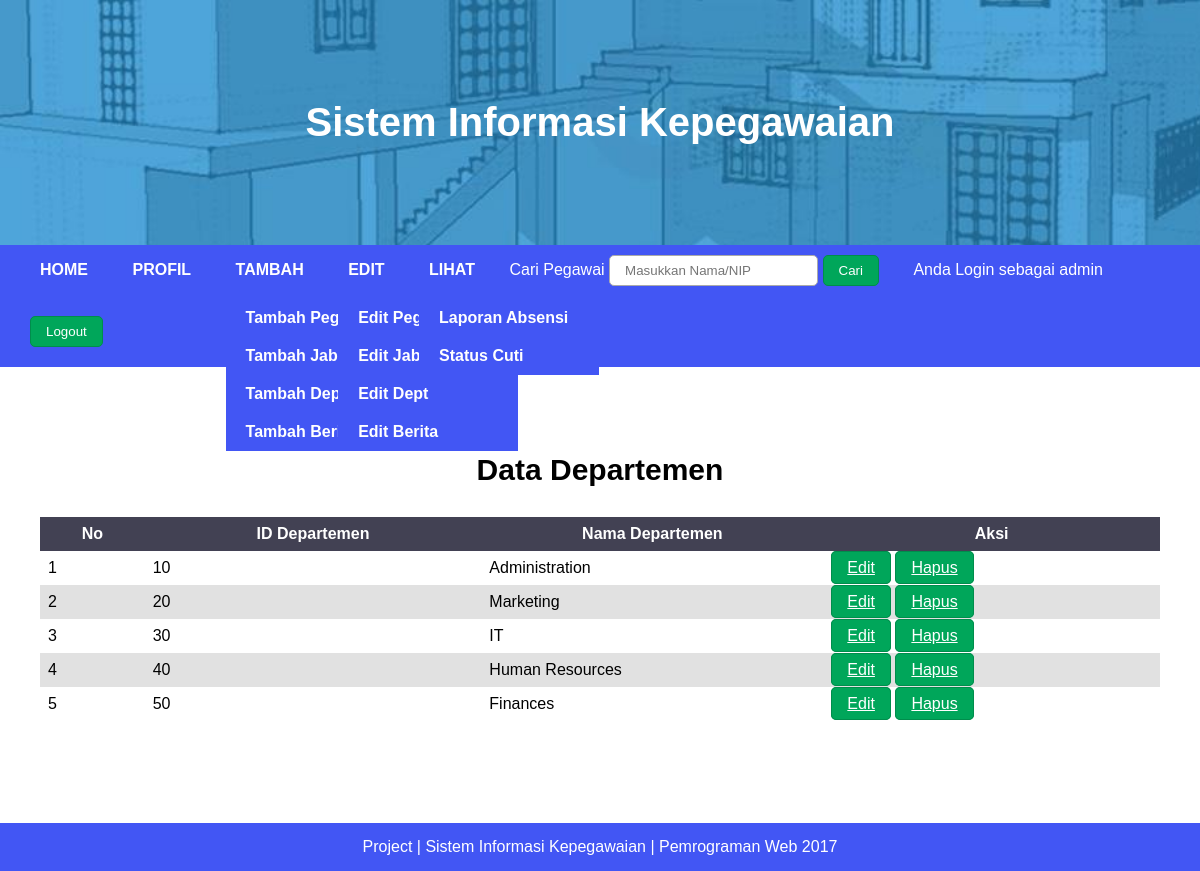
Screenshot of /tampil_departemen.php (signed in) with the database file from the repository.
### tables this page shows
CREATE TABLE `departemen` (
  `id_departemen` varchar(10) NOT NULL,
  `nama_departemen` varchar(100) NOT NULL
);

### tampil_departemen.php (the view, shortened to what this page needs)
<?php
	$query = mysql_query("SELECT * FROM departemen");
?>
<!DOCTYPE html>
<html>
<head>
	<link rel="stylesheet" type="text/css" href="css/style.css">
</head>
<body>
	<div class="container">
		<header>
			<h1>Sistem Informasi Kepegawaian</h1>
		</header>
		<nav id="navbar">
			<ul>
				<li><a href="admin.php">HOME</a></li>
				<li><a href="profil_admin.php">PROFIL</a></li>
				<li>
					<a href="#" class="dropdown-slide1">TAMBAH</a>
					<ul class="dropdown1">
						<li><a href="form_tambah_pegawai.php">Tambah Pegawai</a></li>
						<li><a href="form_tambah_jabatan.php">Tambah Jabatan</a></li>
						<li><a href="form_tambah_departemen.php">Tambah Dept</a></li>
						<li><a href="form_tambah_berita.php">Tambah Berita</a></li>
					</ul>
				</li>
				<li>
					<a href="#" class="dropdown-slide2">EDIT</a>
					<ul class="dropdown2">
						<li><a href="tampil_pegawai.php">Edit Pegawai</a></li>
						<li><a href="tampil_jabatan.php">Edit Jabatan</a></li>
						<li><a href="tampil_departemen.php">Edit Dept</a></li>
						<li><a href="tampil_berita.php">Edit Berita</a></li>
					</ul>
				</li>
				<li>
					<a href="#" class="dropdown-slide3">LIHAT</a>
					<ul class="dropdown3">
						<li><a href="form_sort_absensi.php">Laporan Absensi</a></li>
						<li><a href="tampil_pengajuan_cuti_admin.php">Status Cuti</a></li>
					</ul>
				</li>
				<li>
					<form method="post" action="tampil_pegawai_cari_admin.php">
						<label>Cari Pegawai</label>
						<input type="text" name="cari" placeholder="Masukkan Nama/NIP" required>
						<button id="btn-submit">Cari</button>
					</form>
				</li>
				<span style="color: white; margin-left:10px;">Anda Login sebagai <?php echo $_SESSION['admin']; ?></span>
				<li>
					<form>
						<input type="button" value="Logout" id="btn-submit" onclick="window.location = 'proses/logout_admin.php';"/>
					</form>
				</li>
			</ul>
		</nav>
		<section class="middle">
			<section class="content">
			<h1 class="font" align="center">Data Departemen</h1>
				<table id="table">
					<thead>
						<tr>
							<th width="3%">No</th>
							<th width="10%">ID Departemen</th>
							<th width="10%">Nama Departemen</th>
							<th width="10%">Aksi</th>
						</tr>
					</thead>
					<tbody>
						<?php
							$i = 1;
							while($departemen = mysql_fetch_array($query))
							{ ?>
								<tr>
									<td><?=$i; ?></td>
									<td><?=	$departemen['id_departemen']?></td>
									<td><?=	$departemen['nama_departemen']?></td>
									<td>
									<a id="btn-submit" href="form_edit_departemen.php?id_departemen=<?php echo $departemen['id_departemen']; ?>">Edit</a>
									<a id="btn-submit" href="proses/hapus_departemen.php?id_departemen=<?php echo $departemen['id_departemen']; ?> " onclick="return klikHapus();">Hapus</a>
									</td>
								</tr>
								<?php $i++;
							}
						?>
					</tbody>
				</table>
			</section>
		</section>
		<footer>
			<p>Project | Sistem Informasi Kepegawaian | Pemrograman Web 2017</p>
		</footer>
	</div>
</body>
</html>

### css/style.css (style rules this page uses)
* { box-sizing: border-box; }
html, body { margin: 0; font-family: Arial; }
.container { margin: auto; }
header { scale: stretch; background: url("../images/header.jpg"); background-size: 130%; padding: 100px; }
header h1 { margin: 0; text-align: center; font-size: 40px; color: white; }
.font { font-family: arial; font-size: 30px; font-style: inherit; }
#navbar { background: #4256f4; }
#navbar ul { margin-left: 20px; margin-top: 0px; padding: 0; text-align: left; }
#navbar li { list-style: none; position: relative; display: inline-block; }
#navbar li a { display: block; padding: 10px 20px; color: #fff; font-weight: bold; text-decoration: none; transition: .5s; background: #4256f4; }
#navbar ul.dropdown1 { margin: 0; padding: 10px; width: 200px; display: inline-block; position: absolute; top: 100%; left: 0; text-align: left; }
#navbar ul.dropdown2 { margin: 0; padding: 10px; width: 200px; display: inline-block; position: absolute; top: 100%; left: 0; text-align: left; }
#navbar ul.dropdown3 { margin: 0; padding: 10px; width: 200px; display: inline-block; position: absolute; top: 100%; left: 0; text-align: left; }
#navbar ul.dropdown1 li { list-style: none; display: block; }
#navbar ul.dropdown2 li { list-style: none; display: block; }
#navbar ul.dropdown3 li { list-style: none; display: block; }
#navbar form { color: #fff; padding: 10px 20px 20px 10px; }
section.middle { background: white; padding: 20px; }
section.content { display: block; overflow: hidden; min-height: 50vh; padding: 20px; background: #fff; }
#btn-submit { padding: 7px 15px; background: #00a65a; border-radius: 5px; border: 1px solid #008d4c; color: #fff; }
table { border-collapse: collapse; }
td { text-align: left; padding: 8px; }
tr:nth-child(even) { background-color: rgb(225,225,225); }
th { text-align: center; padding: 8px; background-color: #424153; color: white; }
#table { border-collapse: collapse; width: 100%; }
form label { width: 150px; padding-top: 7px; }
form input { display: inline-block; overflow: hidden; padding: 7px 15px; border-radius: 5px; border: 1px solid #aaa; }
footer { text-align: center; background: #4256f4; color: white; }
footer p { margin: 0; padding: 15px; }

### rows the page displays
departemen: id_departemen "10", nama_departemen "Administration"
departemen: id_departemen "20", nama_departemen "Marketing"
departemen: id_departemen "30", nama_departemen "IT"
departemen: id_departemen "40", nama_departemen "Human Resources"
departemen: id_departemen "50", nama_departemen "Finances"

### other values shown
$_SESSION['admin'] "admin"
